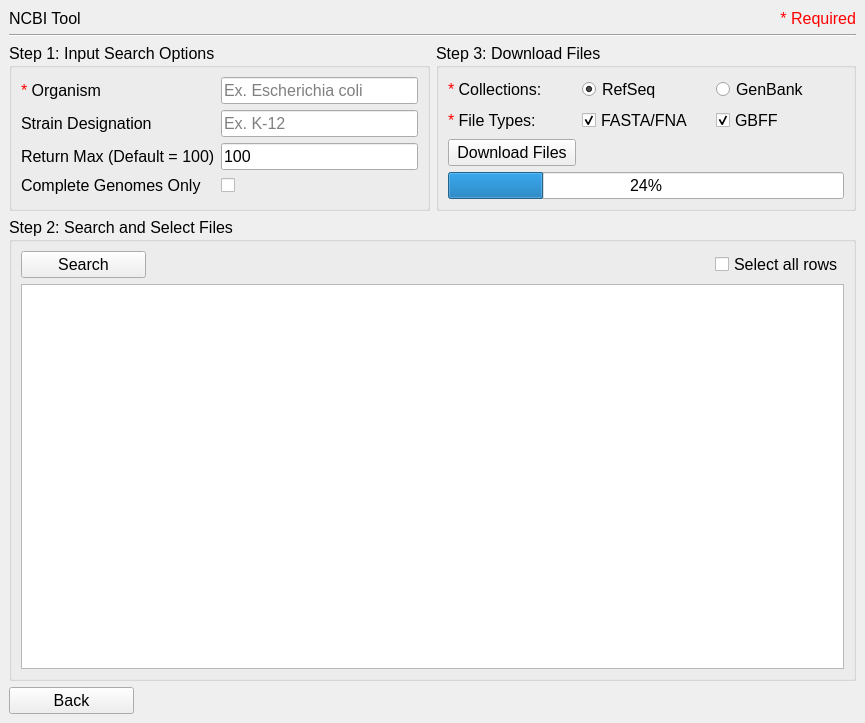
<?xml version="1.0" encoding="UTF-8"?>
<ui version="4.0">
 <class>MainWindow</class>
 <widget class="QMainWindow" name="MainWindow">
  <property name="geometry">
   <rect>
    <x>0</x>
    <y>0</y>
    <width>865</width>
    <height>723</height>
   </rect>
  </property>
  <property name="font">
   <font>
    <pointsize>12</pointsize>
   </font>
  </property>
  <property name="windowTitle">
   <string>MainWindow</string>
  </property>
  <widget class="QWidget" name="centralwidget">
   <layout class="QGridLayout" name="gridLayout_2">
    <item row="0" column="0">
     <layout class="QHBoxLayout" name="horizontalLayout">
      <property name="bottomMargin">
       <number>0</number>
      </property>
      <item>
       <widget class="QLabel" name="title">
        <property name="sizePolicy">
         <sizepolicy hsizetype="Preferred" vsizetype="Fixed">
          <horstretch>0</horstretch>
          <verstretch>0</verstretch>
         </sizepolicy>
        </property>
        <property name="text">
         <string>NCBI Tool</string>
        </property>
       </widget>
      </item>
      <item>
       <widget class="QLabel" name="label_2">
        <property name="text">
         <string>&lt;html&gt;&lt;head/&gt;&lt;body&gt;&lt;p&gt;&lt;span style=&quot; color:#ff0000;&quot;&gt;* Required&lt;/span&gt;&lt;/p&gt;&lt;/body&gt;&lt;/html&gt;</string>
        </property>
        <property name="alignment">
         <set>Qt::AlignRight|Qt::AlignTrailing|Qt::AlignVCenter</set>
        </property>
       </widget>
      </item>
     </layout>
    </item>
    <item row="1" column="0">
     <layout class="QGridLayout" name="gridLayout">
      <item row="3" column="0" colspan="2">
       <widget class="QGroupBox" name="Step2">
        <property name="title">
         <string>Step 2: Search and Select Files</string>
        </property>
        <layout class="QGridLayout" name="gridLayout_6">
         <item row="0" column="1" alignment="Qt::AlignRight">
          <widget class="QCheckBox" name="all_rows">
           <property name="text">
            <string>Select all rows</string>
           </property>
          </widget>
         </item>
         <item row="1" column="0" colspan="2">
          <widget class="QTableView" name="ncbi_table">
           <property name="layoutDirection">
            <enum>Qt::LeftToRight</enum>
           </property>
          </widget>
         </item>
         <item row="0" column="0" alignment="Qt::AlignLeft">
          <widget class="QPushButton" name="search_button">
           <property name="minimumSize">
            <size>
             <width>125</width>
             <height>0</height>
            </size>
           </property>
           <property name="text">
            <string>Search</string>
           </property>
          </widget>
         </item>
        </layout>
       </widget>
      </item>
      <item row="1" column="0" colspan="2">
       <widget class="Line" name="line">
        <property name="orientation">
         <enum>Qt::Horizontal</enum>
        </property>
       </widget>
      </item>
      <item row="2" column="0">
       <widget class="QGroupBox" name="Step1">
        <property name="sizePolicy">
         <sizepolicy hsizetype="Expanding" vsizetype="Preferred">
          <horstretch>0</horstretch>
          <verstretch>0</verstretch>
         </sizepolicy>
        </property>
        <property name="title">
         <string>Step 1: Input Search Options</string>
        </property>
        <layout class="QGridLayout" name="gridLayout_4">
         <item row="3" column="0">
          <widget class="QLabel" name="label_5">
           <property name="sizePolicy">
            <sizepolicy hsizetype="Preferred" vsizetype="Fixed">
             <horstretch>0</horstretch>
             <verstretch>0</verstretch>
            </sizepolicy>
           </property>
           <property name="toolTip">
            <string>&lt;html&gt;&lt;head/&gt;&lt;body&gt;&lt;p&gt;&lt;span style=&quot; font-size:12pt;&quot;&gt;Only display entries classified as &amp;quot;Complete Genomes&amp;quot; by NCBI.&lt;/span&gt;&lt;/p&gt;&lt;/body&gt;&lt;/html&gt;</string>
           </property>
           <property name="text">
            <string>Complete Genomes Only</string>
           </property>
          </widget>
         </item>
         <item row="0" column="0">
          <widget class="QLabel" name="label">
           <property name="sizePolicy">
            <sizepolicy hsizetype="Preferred" vsizetype="Fixed">
             <horstretch>0</horstretch>
             <verstretch>0</verstretch>
            </sizepolicy>
           </property>
           <property name="text">
            <string>&lt;html&gt;&lt;head/&gt;&lt;body&gt;&lt;p&gt;&lt;span style=&quot; color:#ff0000;&quot;&gt;* &lt;/span&gt;Organism&lt;/p&gt;&lt;/body&gt;&lt;/html&gt;</string>
           </property>
          </widget>
         </item>
         <item row="2" column="1">
          <widget class="QLineEdit" name="ret_max_line_edit">
           <property name="text">
            <string>100</string>
           </property>
          </widget>
         </item>
         <item row="1" column="0">
          <widget class="QLabel" name="label_3">
           <property name="sizePolicy">
            <sizepolicy hsizetype="Preferred" vsizetype="Fixed">
             <horstretch>0</horstretch>
             <verstretch>0</verstretch>
            </sizepolicy>
           </property>
           <property name="text">
            <string>Strain Designation</string>
           </property>
          </widget>
         </item>
         <item row="1" column="1">
          <widget class="QLineEdit" name="infra_name_line_edit">
           <property name="placeholderText">
            <string>Ex. K-12</string>
           </property>
          </widget>
         </item>
         <item row="2" column="0">
          <widget class="QLabel" name="label_4">
           <property name="sizePolicy">
            <sizepolicy hsizetype="Preferred" vsizetype="Fixed">
             <horstretch>0</horstretch>
             <verstretch>0</verstretch>
            </sizepolicy>
           </property>
           <property name="toolTip">
            <string>&lt;html&gt;&lt;head/&gt;&lt;body&gt;&lt;p&gt;&lt;span style=&quot; font-size:12pt;&quot;&gt;Number of search results to return.&lt;/span&gt;&lt;/p&gt;&lt;/body&gt;&lt;/html&gt;</string>
           </property>
           <property name="text">
            <string>Return Max (Default = 100)</string>
           </property>
          </widget>
         </item>
         <item row="0" column="1">
          <widget class="QLineEdit" name="organism_line_edit">
           <property name="placeholderText">
            <string>Ex. Escherichia coli</string>
           </property>
          </widget>
         </item>
         <item row="3" column="1">
          <widget class="QCheckBox" name="yes_box">
           <property name="text">
            <string/>
           </property>
          </widget>
         </item>
        </layout>
       </widget>
      </item>
      <item row="2" column="1">
       <widget class="QGroupBox" name="Step3">
        <property name="sizePolicy">
         <sizepolicy hsizetype="Expanding" vsizetype="Preferred">
          <horstretch>0</horstretch>
          <verstretch>0</verstretch>
         </sizepolicy>
        </property>
        <property name="title">
         <string>Step 3: Download Files</string>
        </property>
        <layout class="QGridLayout" name="gridLayout_5">
         <item row="1" column="0">
          <widget class="QLabel" name="label_7">
           <property name="toolTip">
            <string>&lt;html&gt;&lt;head/&gt;&lt;body&gt;&lt;p&gt;&lt;span style=&quot; font-size:12pt;&quot;&gt;These are the file types that you are choosing to download. GBFF = annotation file, FASTA/FNA = genomic sequence file.&lt;/span&gt;&lt;/p&gt;&lt;/body&gt;&lt;/html&gt;</string>
           </property>
           <property name="text">
            <string>&lt;html&gt;&lt;head/&gt;&lt;body&gt;&lt;p&gt;&lt;span style=&quot; color:#ff0000;&quot;&gt;*&lt;/span&gt; File Types:&lt;/p&gt;&lt;/body&gt;&lt;/html&gt;</string>
           </property>
          </widget>
         </item>
         <item row="0" column="1">
          <widget class="QRadioButton" name="refseq_checkbox">
           <property name="text">
            <string>RefSeq</string>
           </property>
           <property name="checked">
            <bool>true</bool>
           </property>
          </widget>
         </item>
         <item row="2" column="0">
          <widget class="QPushButton" name="download_button">
           <property name="minimumSize">
            <size>
             <width>125</width>
             <height>0</height>
            </size>
           </property>
           <property name="text">
            <string>Download Files</string>
           </property>
          </widget>
         </item>
         <item row="3" column="0" colspan="3">
          <widget class="QProgressBar" name="progressBar">
           <property name="value">
            <number>24</number>
           </property>
          </widget>
         </item>
         <item row="2" column="1" colspan="2">
          <widget class="QLabel" name="progressLabel">
           <property name="text">
            <string/>
           </property>
          </widget>
         </item>
         <item row="0" column="0">
          <widget class="QLabel" name="label_6">
           <property name="toolTip">
            <string>&lt;html&gt;&lt;head/&gt;&lt;body&gt;&lt;p&gt;&lt;span style=&quot; font-size:12pt;&quot;&gt;These are the databases that files are downloaded from. Refseq is considered the gold standard for annotations and assemblies. It is HIGHLY recommended to use Refseq if available for the genome of interest.&lt;/span&gt;&lt;/p&gt;&lt;/body&gt;&lt;/html&gt;</string>
           </property>
           <property name="text">
            <string>&lt;html&gt;&lt;head/&gt;&lt;body&gt;&lt;p&gt;&lt;span style=&quot; color:#ff0000;&quot;&gt;*&lt;/span&gt; Collections:&lt;/p&gt;&lt;/body&gt;&lt;/html&gt;</string>
           </property>
          </widget>
         </item>
         <item row="0" column="2">
          <widget class="QRadioButton" name="genbank_checkbox">
           <property name="text">
            <string>GenBank</string>
           </property>
           <property name="checked">
            <bool>false</bool>
           </property>
          </widget>
         </item>
         <item row="1" column="1">
          <widget class="QCheckBox" name="fna_checkbox">
           <property name="text">
            <string>FASTA/FNA</string>
           </property>
           <property name="checked">
            <bool>true</bool>
           </property>
          </widget>
         </item>
         <item row="1" column="2">
          <widget class="QCheckBox" name="gbff_checkbox">
           <property name="text">
            <string>GBFF</string>
           </property>
           <property name="checked">
            <bool>true</bool>
           </property>
          </widget>
         </item>
         <item row="5" column="0" colspan="3">
          <layout class="QFormLayout" name="formLayout">
           <property name="fieldGrowthPolicy">
            <enum>QFormLayout::ExpandingFieldsGrow</enum>
           </property>
          </layout>
         </item>
        </layout>
       </widget>
      </item>
      <item row="4" column="0" alignment="Qt::AlignLeft">
       <widget class="QPushButton" name="back_button">
        <property name="minimumSize">
         <size>
          <width>125</width>
          <height>0</height>
         </size>
        </property>
        <property name="text">
         <string>Back</string>
        </property>
       </widget>
      </item>
     </layout>
    </item>
   </layout>
  </widget>
 </widget>
 <tabstops>
  <tabstop>organism_line_edit</tabstop>
  <tabstop>infra_name_line_edit</tabstop>
  <tabstop>ret_max_line_edit</tabstop>
  <tabstop>yes_box</tabstop>
  <tabstop>search_button</tabstop>
  <tabstop>all_rows</tabstop>
  <tabstop>ncbi_table</tabstop>
  <tabstop>genbank_checkbox</tabstop>
  <tabstop>refseq_checkbox</tabstop>
  <tabstop>download_button</tabstop>
  <tabstop>back_button</tabstop>
 </tabstops>
 <resources/>
 <connections/>
</ui>
